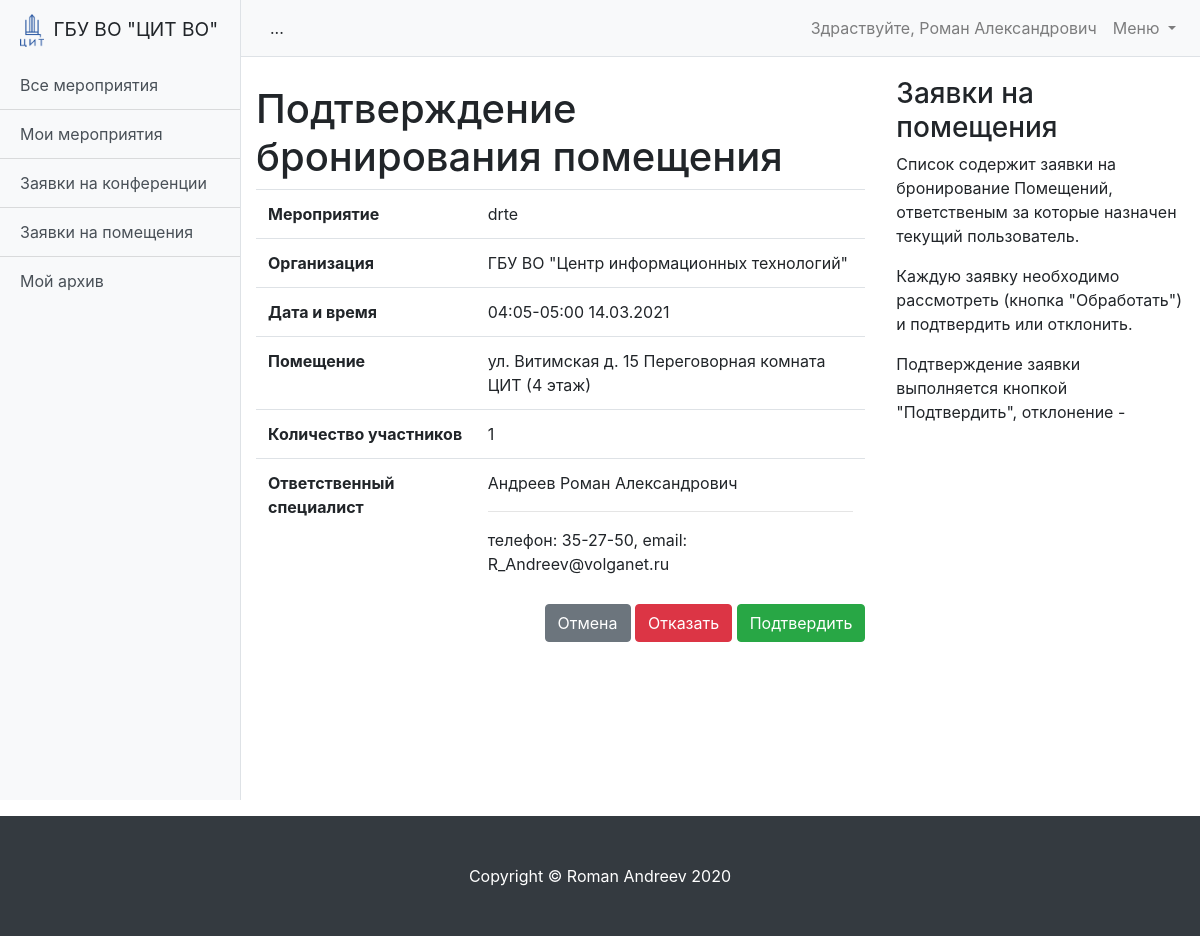
The app's page /schedule/booking-approve/2/ (signed in) with its own data.
### schedule/models.py (models this page shows, shortened)
class User(AbstractUser):
    is_operator = models.BooleanField(default=False, verbose_name='Опертор')
    is_assistant = models.BooleanField(default=False, verbose_name='Ассистент')
    organization = models.ForeignKey('Organization', verbose_name='Организация', on_delete=models.SET_NULL,
                                     null=True, blank=True)
    subscribe_mail = models.BooleanField(verbose_name='Подписка на почтовую рассылку', default=False)
    telegram = models.CharField(max_length=10, verbose_name='Телеграм чат-id', null=True, blank=True)
    subscribe_telegram = models.BooleanField(verbose_name='Подписка на рассылку в телеграм', default=False)
    phone = models.CharField(max_length=100, verbose_name='Телефон', null=True, blank=True)
    def __str__(self):
        return f'{self.last_name} {self.first_name}'

class Booking(models.Model):
    MESSAGES = {
        'create': 'Бронирование создано!',
        'update': 'Бронирование изменено!',
        'approve': 'Бронирование обработано!',
        'delete': 'Бронирование удалено!'
    }
    STATUS_WAIT = 'wait'
    STATUS_READY = 'ready'
    STATUS_REJECTION = 'rejection'
    STATUS_COMPLETED = 'completed'
    STATUS_CHOICES = (
        (STATUS_WAIT, 'Ожидание'),
        (STATUS_READY, 'Готово'),
        (STATUS_REJECTION, 'Отказ'),
        (STATUS_COMPLETED, 'Окончено')
    )
    event = models.ForeignKey('Event', verbose_name='Мероприятие', on_delete=models.CASCADE)
    conference = models.ForeignKey('Conference', verbose_name='Конференция', null=True, blank=True,
                                   on_delete=models.CASCADE)
    without_conference = models.BooleanField(verbose_name='Без конференции', default=False)
    owner = models.ForeignKey('User', verbose_name='Владелец', on_delete=models.CASCADE, related_name='booking_owner')
    assistant = models.ForeignKey('User', verbose_name='Ассистент', on_delete=models.CASCADE,
                                  related_name='booking_assistant', null=True, blank=True)
    room = models.ForeignKey('Room', verbose_name='Место проведения', on_delete=models.CASCADE)
    quota = models.PositiveSmallIntegerField(verbose_name='Количество участников')
    date = models.DateField(verbose_name='Дата проведения')
    time_start = models.TimeField(verbose_name='Время начала')
    time_end = models.TimeField(verbose_name='Время окончания')
    created_at = models.DateTimeField(auto_now_add=True)
    updated_at = models.DateTimeField(auto_now=True)
    status = models.CharField(
        max_length=100,
        verbose_name='Статус бронирования',
        choices=STATUS_CHOICES,
        default=STATUS_WAIT
    )
    comment = models.TextField(verbose_name='Комментарий', null=True, blank=True)
    class Meta:
        ordering = ['date', 'time_start']
        verbose_name = 'Бронирование'
        verbose_name_plural = 'Бронирования'

class Event(models.Model):
    MESSAGES = {
        'create': 'Мероприятие создано!',
        'update': 'Мероприятие изменено!',
        'delete': 'Мероприятие удалено!'
    }
    STATUS_DRAFT = 'draft'
    STATUS_WAIT = 'wait'
    STATUS_READY = 'ready'
    STATUS_REJECTION = 'rejection'
    STATUS_COMPLETED = 'completed'
    STATUS_CHOICES = (
        (STATUS_DRAFT, 'Черновик'),
        (STATUS_WAIT, 'Ожидание'),
        (STATUS_READY, 'Готово'),
        (STATUS_REJECTION, 'Отказ'),
        (STATUS_COMPLETED, 'Окончено')
    )
    name = models.CharField(max_length=255, verbose_name='Название мероприятия')
    description = models.TextField(verbose_name='Описание')
    organization = models.ForeignKey('Organization', verbose_name='Организация', on_delete=models.CASCADE)  # Возможно избыточно
    owner = models.ForeignKey('User', verbose_name='Владелец', on_delete=models.CASCADE)
    date_start = models.DateField(verbose_name='Дата начала мероприятия', null=True, blank=True)
    date_end = models.DateField(verbose_name='Дата окончания мероприятия', null=True, blank=True)
    created_at = models.DateTimeField(auto_now_add=True)
    updated_at = models.DateTimeField(auto_now=True)
    status = models.CharField(
        max_length=100,
        verbose_name='Статус мероприятия',
        choices=STATUS_CHOICES,
        default=STATUS_DRAFT
    )
    class Meta:
        ordering = ['date_start']
        verbose_name = 'Мероприятие'
        verbose_name_plural = 'Мероприятия'

class Organization(models.Model):
    name = models.CharField(max_length=255, verbose_name='Название организации')
    room = models.ManyToManyField('Room', verbose_name='Доступные помещения', related_name='related_room')
    created_at = models.DateTimeField(auto_now_add=True)
    updated_at = models.DateTimeField(auto_now=True)
    def __str__(self):
        return self.name
    class Meta:
        ordering = ['name']
        verbose_name = 'Организация'
        verbose_name_plural = 'Организации'

class Room(models.Model):
    address = models.CharField(max_length=255, verbose_name='Адрес')
    room = models.CharField(max_length=255, verbose_name='Комната')
    quota = models.PositiveIntegerField(verbose_name='Вместимость')
    assistants = models.ManyToManyField('User', verbose_name='Ассистенты')
    applications = models.ManyToManyField('Application', verbose_name='Доступные приложения',
                                          related_name='related_room')
    created_at = models.DateTimeField(auto_now_add=True)
    updated_at = models.DateTimeField(auto_now=True)
    def __str__(self):
        return f'{self.address} {self.room}'
    class Meta:
        ordering = ['address']
        verbose_name = 'Помещение'
        verbose_name_plural = 'Помещения'

### help/models.py (models this page shows, shortened)
class Page(models.Model):
    serial_number = models.SmallIntegerField(verbose_name='Порядковый номер')
    name = models.CharField(verbose_name='Название', max_length=20)
    slug = models.SlugField(unique=True)
    urls = models.TextField(verbose_name='Страницы для автоматического вывода',
                            help_text='Перечислите url-адреса страниц на которых будет автоматически отображатся эта '
                                      'страница помощи. Например: "/schedule/event-create/;" или '
                                      '"/schedule/event/*.*/conference-create/; /schedule/conference-approve/*.*/;", '
                                      'где ";" - конец адреса.',
                            null=True, blank=True)
    section = models.ForeignKey('Section', verbose_name='Раздел', on_delete=models.CASCADE)
    created_at = models.DateTimeField(auto_now_add=True)
    updated_at = models.DateTimeField(auto_now=True)
    title = models.CharField(verbose_name='Заголовок', max_length=60)
    body_text = models.TextField(verbose_name='Содержание страницы')
    class Meta:
        ordering = ['serial_number']
        verbose_name = 'Страница'
        verbose_name_plural = 'Страницы'

### schedule/views/booking.py (the view, shortened to what this page needs)
# urls.py: path('booking-approve/<int:pk>/', BookingApproveView.as_view(), name='booking_approve'),
class BookingApproveView(UserIsAssistantMixin, HelpMixin, UpdateView):
    model = Booking
    fields = ['comment']
    template_name_suffix = '_approve'

### schedule/views/mixins.py (called while the page is built)
    def get_url_pattern(self):
        return re.sub(r'\d+', '*.*', self.request.path) + ';'

    def get_context_data(self, **kwargs):
        context = super().get_context_data(**kwargs)
        context['help'] = Page.objects.filter(urls__icontains=self.get_url_pattern()).first()
        return context

    def test_func(self):
        return self.request.user.is_assistant

### schedule/templates/schedule/booking_approve.html (shortened to what this page needs)
{% extends 'schedule/base.html' %}
{% load crispy_forms_tags %}
{% block data %}
<h1 class="mt-4">Подтверждение бронирования помещения</h1>
<table class="table">
    <tbody>
    <tr>
        <th>Мероприятие</th>
        <td>{{ booking.event.name }}</td>
    </tr>
    <tr>
        <th>Организация</th>
        <td>{{ booking.event.organization }}</td>
    </tr>
    <tr>
        <th>Дата и время</th>
        <td>{{ booking.time_start|date:"H:i" }}-{{ booking.time_end|date:"H:i" }} {{ booking.date|date:"d.m.Y" }}</td>
    </tr>
    <tr>
        <th>Помещение</th>
        <td>{{ booking.room }}</td>
    </tr>
    <tr>
        <th>Количество участников</th>
        <td>{{ booking.quota}}</td>
    </tr>
    <tr>
        <th>Ответственный специалист</th>
        <td>{{ booking.owner }}<hr>телефон: {{ booking.owner.phone }}, email: {{ booking.owner.email }}</td>
    </tr>
    </tbody>
</table>
<div>
    <form action=""  method="POST">
        <div align="right">
            <a class="btn btn-secondary" href="{{ request.META.HTTP_REFERER }}" role="button">Отмена</a>
            <button type="button" class="btn btn-danger" data-toggle="modal" data-target="#exampleModal">Отказать</button>
            <input type="submit" name="ready" class="btn btn-success" value="Подтвердить">
        </div>
    </form>
</div>
{% endblock data %}

### schedule/templates/schedule/base.html (shortened to what this page needs)
{% extends "base.html" %}
{% load static %}
{% block content %}
<div class="row">
  <div class="col-8">
      {% block data %}
      {% endblock data %}
  </div>
  <div class="col p-3">
    <h3>{{ help.title }}</h3>
    <div class="h-50 d-inline-block overflow-auto">
      {% autoescape off %}
      {{ help.body_text }}
      {% endautoescape %}
    </div>
  </div>
</div>
{% endblock content %}

### templates/base.html (shortened to what this page needs)
<!DOCTYPE html>
<html lang="en">
{% load static %}
<head>
    <link href="{% static 'vendor/bootstrap/css/bootstrap.min.css' %}" rel="stylesheet">
    <link href=" {% static 'css/simple-sidebar.css' %}" rel="stylesheet">
</head>
<body>
<div class="d-flex" id="wrapper">
    {% block sidebar %}
    <div class="bg-light border-right" id="sidebar-wrapper">
        <div class="sidebar-heading">
            <img src="{% static 'image.png' %}" width="24" class="img-fluid mr-1" alt="...">
            ГБУ ВО "ЦИТ ВО"
        </div>
        <div class="list-group list-group-flush">
            {% block sidebar_link %}
            <a href="{% url 'event_list' %}" class="list-group-item list-group-item-action bg-light">Все мероприятия</a>
            <a href="{% url 'my_event_list' %}" class="list-group-item list-group-item-action bg-light">Мои мероприятия</a>
            {% if request.user.is_operator %}
            <a href="{% url 'conference_list' %}" class="list-group-item list-group-item-action bg-light">Заявки на конференции</a>
            {% endif %}
            {% if request.user.is_assistant %}
            <a href="{% url 'booking_list' %}" class="list-group-item list-group-item-action bg-light">Заявки на помещения</a>
            {% endif %}
            <a href="{% url 'event_archive' %}" class="list-group-item list-group-item-action bg-light">Мой архив</a>
            {% endblock sidebar_link %}
        </div>
    </div>
    <div id="page-content-wrapper">
        <nav class="navbar navbar-expand-lg navbar-light bg-light border-bottom">
            <button class="btn btn-light" id="menu-toggle">...</button>
            {% endblock sidebar %}
            <div class="collapse navbar-collapse" id="navbarSupportedContent">
                <ul class="navbar-nav ml-auto mt-2 mt-lg-0">
                    <li class="nav-item">
                        {% if request.user.is_authenticated %}
                        <a class="nav-link" href="{% url 'settings' %}">Здраствуйте, {{ request.user.first_name }}</a>
                        {% endif %}
                    </li>
                    <li class="nav-item dropdown">
                        <a class="nav-link dropdown-toggle" href="#" id="navbarDropdown" role="button" data-toggle="dropdown" aria-haspopup="true" aria-expanded="false">
                            Меню
                        </a>
                    </li>
                </ul>
            </div>
        </nav>
        <div class="container-fluid">
            <div >
                {% block content %}
                {% endblock content %}
            </div>
        </div>
    </div>
</div>
<footer class="py-5 bg-dark mt-3">
  <div class="container">
    <p class="m-0 text-center text-white">Copyright &copy; Roman Andreev 2020</p>
  </div>
</footer>
</body>
</html>

### static_dev/css/simple-sidebar.css (style rules this page uses)
#wrapper { overflow-x: hidden; }
#sidebar-wrapper { min-height: 100vh; margin-left: -15rem; -webkit-transition: margin .25s ease-out; -moz-transition: margin .25s ease-out; -o-transition: margin .25s ease-out; transition: margin .25s ease-out; }
#sidebar-wrapper .sidebar-heading { padding: 0.875rem 1.25rem; font-size: 1.2rem; }
#sidebar-wrapper .list-group { width: 15rem; }
#page-content-wrapper { min-width: 100vw; }
@media (min-width: 768px) { #sidebar-wrapper { margin-left: 0; } }
@media (min-width: 768px) { #page-content-wrapper { min-width: 0; width: 100%; } }

### records on screen
User: user.first_name "Роман Александрович"
Booking: event.name "drte", event.organization "ГБУ ВО \"Центр информационных технологий\"", time_start "04:05", time_end "05:00", date "14.03.2021", room "ул. Витимская д. 15 Переговорная комната ЦИТ (4 этаж)", quota "1", owner "Андреев Роман Александрович", owner.phone "35-27-50", owner.email "R_Andreev@volganet.ru"
Page: title "Заявки на помещения", body_text "Список содержит заявки на бронирование Помещений, ответственым за которые назначен текущий пользователь. Каждую заявку необходимо рассмотреть (кнопка \"Обработать\") и подтвердить или отклонить. Подтверждение заявки выполняется кнопкой \"Подтвердить\", отклонение -…"
